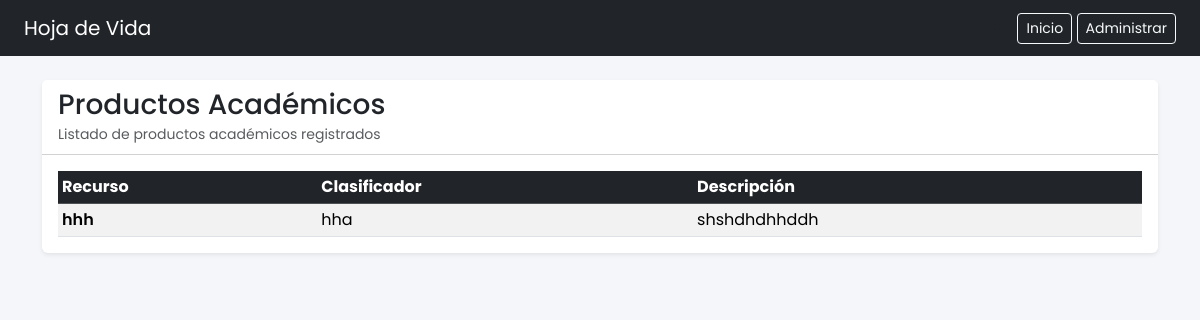
Screenshot of /productoacademico with the database file from the repository.
### paginausuario/models.py (models this page shows)
class ProductoAcademico(models.Model):
    idproductoacademico = models.AutoField(primary_key=True)
    perfil = models.ForeignKey(
        DatosPersonales,
        on_delete=models.CASCADE,
        db_column="idperfilconqueestaactivo"
    )
    nombrerecurso = models.CharField(max_length=100)
    clasificador = models.CharField(max_length=100)
    descripcion = models.CharField(max_length=100)
    activarparaqueseveaenfront = models.BooleanField(default=True)
    class Meta:
        db_table = "PRODUCTOSACADEMICOS"

### paginausuario/views.py (the view)
# urls.py: path('productoacademico', views.productoacademico_list, name='productoacademico_list'),
def productoacademico_list(request):
    cfg = get_cv_config()
    if not cfg.mostrar_productos_academicos and not request.user.is_staff:
        return render(request, "bloqueado.html", {"mensaje": "Productos Académicos está deshabilitada por el administrador."})
    if request.user.is_staff:
        productos = ProductoAcademico.objects.all()
    else:
        productos = ProductoAcademico.objects.filter(activarparaqueseveaenfront=True)
    return render(request, 'productoacademico/list.html', {'productos': productos, "cfg": cfg})

### paginausuario/views.py (called while the page is built)
def get_cv_config():
    cfg = ConfigSeccionesCV.objects.first()
    if not cfg:
        cfg = ConfigSeccionesCV.objects.create()
    return cfg

### paginausuario/templates/productoacademico/list.html (shortened to what this page needs)
{% extends 'az.html' %}
{% block content %}
<div class="card shadow-sm border-0">
  <div class="card-header bg-white d-flex justify-content-between align-items-center">
    <div>
      <h3 class="mb-0">Productos Académicos</h3>
      <small class="text-muted">Listado de productos académicos registrados</small>
    </div>
  </div>
  <div class="card-body">
    <div class="table-responsive">
      <table class="table table-sm table-striped table-hover align-middle mb-0">
        <thead class="table-dark">
          <tr>
            <th class="text-nowrap">Recurso</th>
            <th class="text-nowrap">Clasificador</th>
            <th class="text-nowrap">Descripción</th>
          </tr>
        </thead>
        <tbody>
          {% for p in productos %}
          <tr>
            <td class="fw-semibold text-nowrap">{{ p.nombrerecurso }}</td>
            <td class="text-truncate-cell" title="{{ p.clasificador }}">{{ p.clasificador }}</td>
            <td class="text-truncate-cell" title="{{ p.descripcion }}">{{ p.descripcion }}</td>
          </tr>
          {% empty %}
          <tr>
            <td colspan="5" class="text-center text-muted py-4">
              No hay productos académicos registrados
            </td>
          </tr>
          {% endfor %}
        </tbody>
      </table>
    </div>
  </div>
</div>
{% endblock %}

### paginausuario/templates/az.html (style rules this page uses)
body { font-family: 'Poppins', sans-serif; background-color: #f4f6f9; }

### paginausuario/templates/productoacademico/list.html (style rules this page uses)
.text-truncate-cell { max-width: 200px; white-space: nowrap; overflow: hidden; text-overflow: ellipsis; }

### rows the page displays
ProductoAcademico: nombrerecurso "hhh", clasificador "hha", descripcion "shshdhdhhddh"
